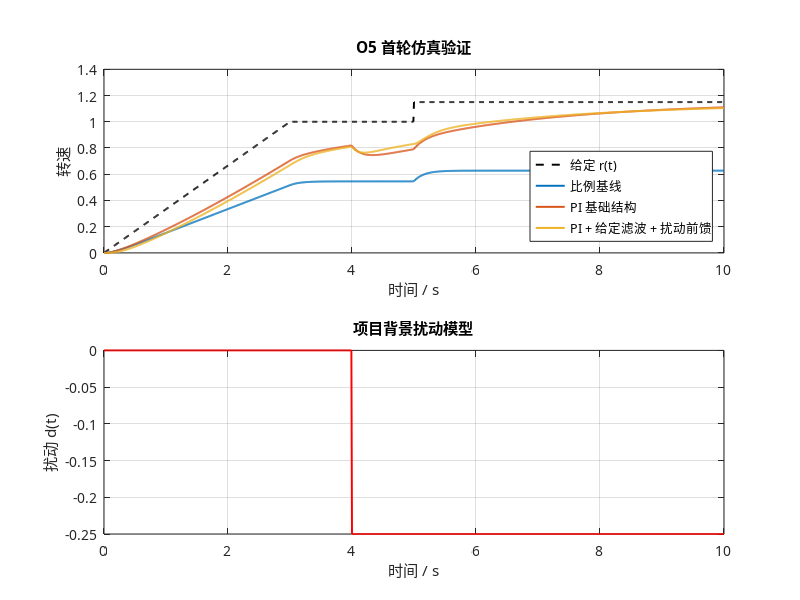

Recreate this plot in MATLAB.
pkg load control
set(0, "defaultfigurevisible", "off");
set(0, "defaulttextfontname", "Songti SC");
set(0, "defaultaxesfontname", "Songti SC");

s = tf("s");
G = 1/(0.35*s + 1);

C0 = 1.2;
Cpi = 1.2 + 0.8/s;
Fr = 1/(0.12*s + 1);
Fd = 0.8/(0.25*s + 1);

T0 = feedback(C0*G, 1);
Tpi = feedback(Cpi*G, 1);
Sd_pi = feedback(G, Cpi);
Tpi_f = Tpi * Fr;
Sd_comp = feedback(G*(1 - Fd), Cpi);

t = 0:0.01:10;
r = min(t/3, 1) + 0.15*(t >= 5);
d = -0.25*(t >= 4);

y_base = lsim(T0, r, t);
y_pi = lsim(Tpi, r, t) + lsim(Sd_pi, d, t);
y_comp = lsim(Tpi_f, r, t) + lsim(Sd_comp, d, t);

figure(1, "position", [100, 100, 1200, 760]);
subplot(2, 1, 1);
plot(t, r, "k--", "linewidth", 1.4);
hold on;
plot(t, y_base, "linewidth", 1.4);
plot(t, y_pi, "linewidth", 1.4);
plot(t, y_comp, "linewidth", 1.4);
grid on;
xlabel("时间 / s");
ylabel("转速");
legend("给定 r(t)", "比例基线", "PI 基础结构", "PI + 给定滤波 + 扰动前馈", "location", "southeast");
title("O5 首轮仿真验证");

subplot(2, 1, 2);
plot(t, d, "r", "linewidth", 1.4);
grid on;
xlabel("时间 / s");
ylabel("扰动 d(t)");
title("项目背景扰动模型");

print(gcf, "O5-simulation-result.png", "-dpng", "-r200");
